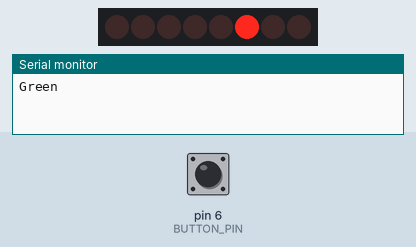
This sketch was run on a simulated Arduino Uno, built with avr-gcc and run on an emulated ATmega328P. Shown: 8 shift-register outputs drawn as a row of LEDs (first output left, lit = HIGH), the last lines printed to the serial monitor. Wiring (inferred from the names in the program): shift register (74HC595): data pin 2; shift clock pin 3; latch pin 4. Wiring (inferred from the signals the program sends): row of LEDs: on Q0, Q1, Q2, Q3, Q4, Q5, Q6, Q7. The test bench sets the inputs (shaded band); at power-on: pin 6 (BUTTON_PIN) HIGH.

Above: at 1.2 s.
1.3 s: pin 6 (BUTTON_PIN) pulled LOW for 0.15 s
At 1.6 s:
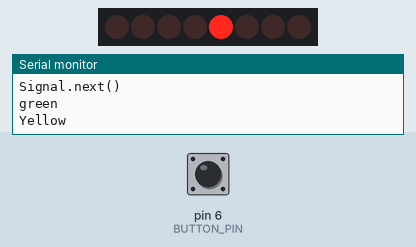
2.9 s: pin 6 (BUTTON_PIN) pulled LOW for 1 s
At 4.0 s:
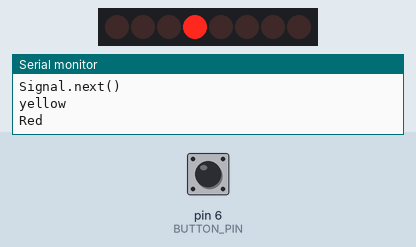
5.4 s: pin 6 (BUTTON_PIN) pulsed LOW 5 times (0.12 s each, 0.3 s apart)
At 8.0 s:
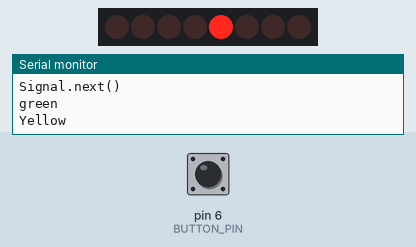
8.4 s: pin 6 (BUTTON_PIN) pulled LOW for 3.2 s
At 9.4 s:
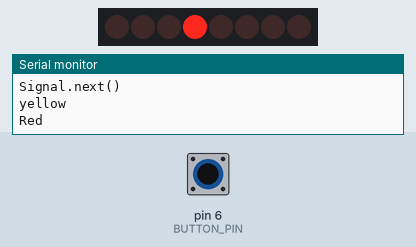
Timing chart, 0 to 11.4 s (numbered marks = the images above; inputs shaded):
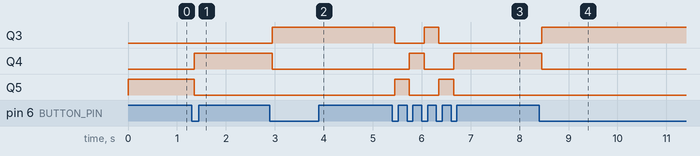

The sketch:

signalLightDemo.ino
```cpp
#include "Signal.h";
#include "Button2.h";

#define BUTTON_PIN  6

Signal signal1(5, 4, 3);
Button2 button = Button2(BUTTON_PIN);

void setup()
{
  Serial.begin(9600);
  signal1.setup();
  button.setPressedHandler(pressed);
}
void loop()
{

  button.loop();

}
void pressed(Button2& btn) {
    signal1.next();
}
```

Signal.cpp
```cpp
#include "Signal.h"

#define datapin 2
#define clockpin 3
#define latchpin 4


Signal::Signal(int greenLed, int yellowLed, int redLed) {
  this->greenLed = greenLed;
  this->yellowLed = yellowLed;
  this->redLed = redLed;
}

void Signal::shiftWrite(int desiredPin, boolean desiredState) {
  bitWrite(data, desiredPin, desiredState);
  shiftOut(datapin, clockpin, MSBFIRST, data);
  digitalWrite(latchpin, HIGH);
  digitalWrite(latchpin, LOW);
}

void Signal::setup() {
  pinMode(datapin, OUTPUT);
  pinMode(clockpin, OUTPUT);
  pinMode(latchpin, OUTPUT);
  green();
}

void Signal::next() {
  Serial.println("Signal.next()");
  Serial.println(state);
  if (state == "green") {
    yellow();
  } else if (state == "yellow") {
    red();
  } else if (state == "red") {
    green();
  }
}

void Signal::green() {
  shiftWrite(yellowLed, LOW);
  shiftWrite(redLed, LOW);
  shiftWrite(greenLed, HIGH);
  state = "green";
  Serial.println("Green");
}

void Signal::yellow() {
  shiftWrite(redLed, LOW);
  shiftWrite(greenLed, LOW);
  shiftWrite(yellowLed, HIGH);
  state = "yellow";
  Serial.println("Yellow");
}

void Signal::red() {
  shiftWrite(yellowLed, LOW);
  shiftWrite(greenLed, LOW);
  shiftWrite(redLed, HIGH);
  state = "red";
  Serial.println("Red");
}


String Signal::getState() {
  return state;
}
```

Signal.h
```cpp
#ifndef SIGNAL_H
#define SIGNAL_H
#include <Arduino.h>

class Signal {

  private:
    int greenLed;
    int yellowLed;
    int redLed;
    byte data;
    String state;
    void shiftWrite(int desiredPin, boolean desiredState);

  public:
    Signal(int greenLed, int yellowLed, int redLed);
    void green();
    void yellow();
    void red();
    void next();
    void setup();
    String getState();
};

#endif
```

Measured:
- after the input at 1.3 s, Q4: LOW → HIGH after 0.05 s; Q5: HIGH → LOW after 0.05 s
- after the input at 2.9 s, Q3: LOW → HIGH after 0.05 s; Q4: HIGH → LOW after 0.05 s
- after the input at 5.4 s, Q3: HIGH → LOW after 0.05 s, → HIGH 0.60 s later, → LOW 0.30 s later; Q4: LOW → HIGH after 0.35 s, → LOW 0.30 s later, → HIGH 0.60 s later; Q5: alternates HIGH for 0.30 s and LOW for 0.60 s, 4 changes in all, then stays LOW, starting after 0.05 s
- after the input at 8.4 s, Q3: LOW → HIGH after 0.05 s; Q4: HIGH → LOW after 0.05 s
